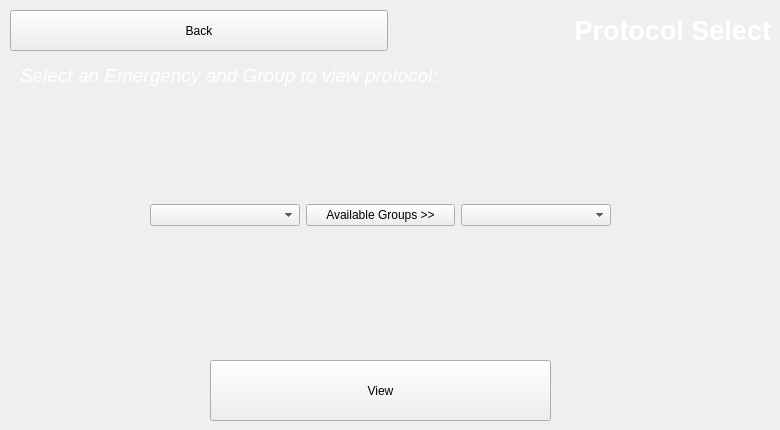
      <widget class="QWidget" name="selEmGr">
       <widget class="QWidget" name="layoutWidget_11">
        <property name="geometry">
         <rect>
          <x>10</x>
          <y>10</y>
          <width>761</width>
          <height>41</height>
         </rect>
        </property>
        <layout class="QHBoxLayout" name="horizontalLayout_38">
         <item>
          <widget class="QPushButton" name="backToMe">
           <property name="sizePolicy">
            <sizepolicy hsizetype="Preferred" vsizetype="Preferred">
             <horstretch>0</horstretch>
             <verstretch>0</verstretch>
            </sizepolicy>
           </property>
           <property name="text">
            <string>Back</string>
           </property>
          </widget>
         </item>
         <item>
          <widget class="QLabel" name="simLabel_11">
           <property name="font">
            <font>
             <pointsize>20</pointsize>
             <weight>75</weight>
             <bold>true</bold>
            </font>
           </property>
           <property name="styleSheet">
            <string notr="true">color: white</string>
           </property>
           <property name="text">
            <string>Protocol Select</string>
           </property>
           <property name="alignment">
            <set>Qt::AlignRight|Qt::AlignTrailing|Qt::AlignVCenter</set>
           </property>
          </widget>
         </item>
        </layout>
       </widget>
       <widget class="QWidget" name="verticalLayoutWidget_8">
        <property name="geometry">
         <rect>
          <x>210</x>
          <y>360</y>
          <width>341</width>
          <height>61</height>
         </rect>
        </property>
        <layout class="QVBoxLayout" name="verticalLayout_25">
         <item>
          <widget class="QPushButton" name="viewProto">
           <property name="sizePolicy">
            <sizepolicy hsizetype="Minimum" vsizetype="Preferred">
             <horstretch>0</horstretch>
             <verstretch>0</verstretch>
            </sizepolicy>
           </property>
           <property name="text">
            <string>View</string>
           </property>
          </widget>
         </item>
        </layout>
       </widget>
       <widget class="QWidget" name="gridLayoutWidget_8">
        <property name="geometry">
         <rect>
          <x>150</x>
          <y>190</y>
          <width>461</width>
          <height>51</height>
         </rect>
        </property>
        <layout class="QGridLayout" name="gridLayout_8">
         <item row="0" column="0">
          <widget class="QComboBox" name="selEm"/>
         </item>
         <item row="0" column="2">
          <widget class="QComboBox" name="selGr"/>
         </item>
         <item row="0" column="1">
          <widget class="QPushButton" name="availGroups">
           <property name="text">
            <string>Available Groups &gt;&gt;</string>
           </property>
          </widget>
         </item>
        </layout>
       </widget>
       <widget class="QWidget" name="horizontalLayoutWidget_17">
        <property name="geometry">
         <rect>
          <x>20</x>
          <y>60</y>
          <width>741</width>
          <height>31</height>
         </rect>
        </property>
        <layout class="QHBoxLayout" name="horizontalLayout_41">
         <item>
          <widget class="QLabel" name="protEmLab_2">
           <property name="font">
            <font>
             <pointsize>14</pointsize>
             <italic>true</italic>
            </font>
           </property>
           <property name="styleSheet">
            <string notr="true">color:white</string>
           </property>
           <property name="text">
            <string>Select an Emergency and Group to view protocol:</string>
           </property>
          </widget>
         </item>
        </layout>
       </widget>
      </widget>
